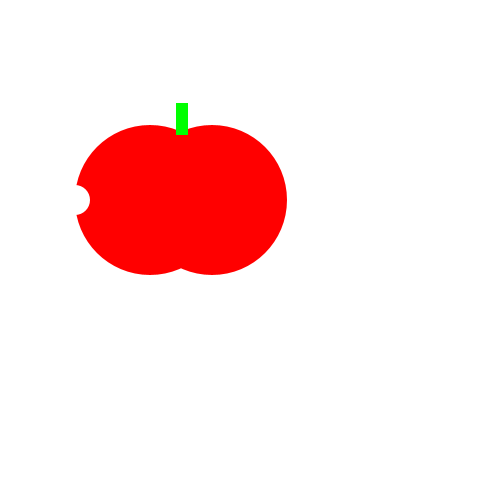
Frame 1 (no input)
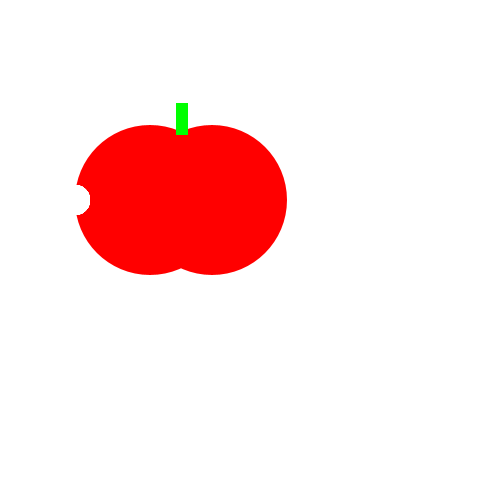
Frame 60 (the mouse pressed at the canvas centre just before this capture)
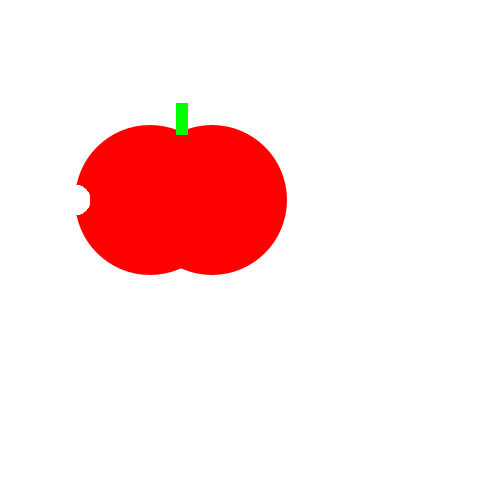
Frame 120 (the mouse held since frame 60 and released just before this capture)

The Processing sketch that drew these frames (run headless with seeded random() and noise(); from frame 60 on, the mouse is pressed at the canvas centre):

// Processing sketch: tasty_tomato
// ── tasty_tomato.pde
void setup ()
{

size(500,500);
noStroke();
background(255,255,255);
fill(255,0,0);
ellipse(150, 200, 150, 150);
ellipse(212, 200, 150, 150);
fill(0,255,0);
rect(176, 103, 12, 32); 
  
}

void draw ()
{
fill(255,255,255);
ellipse(75, 200, 30, 30);
}
